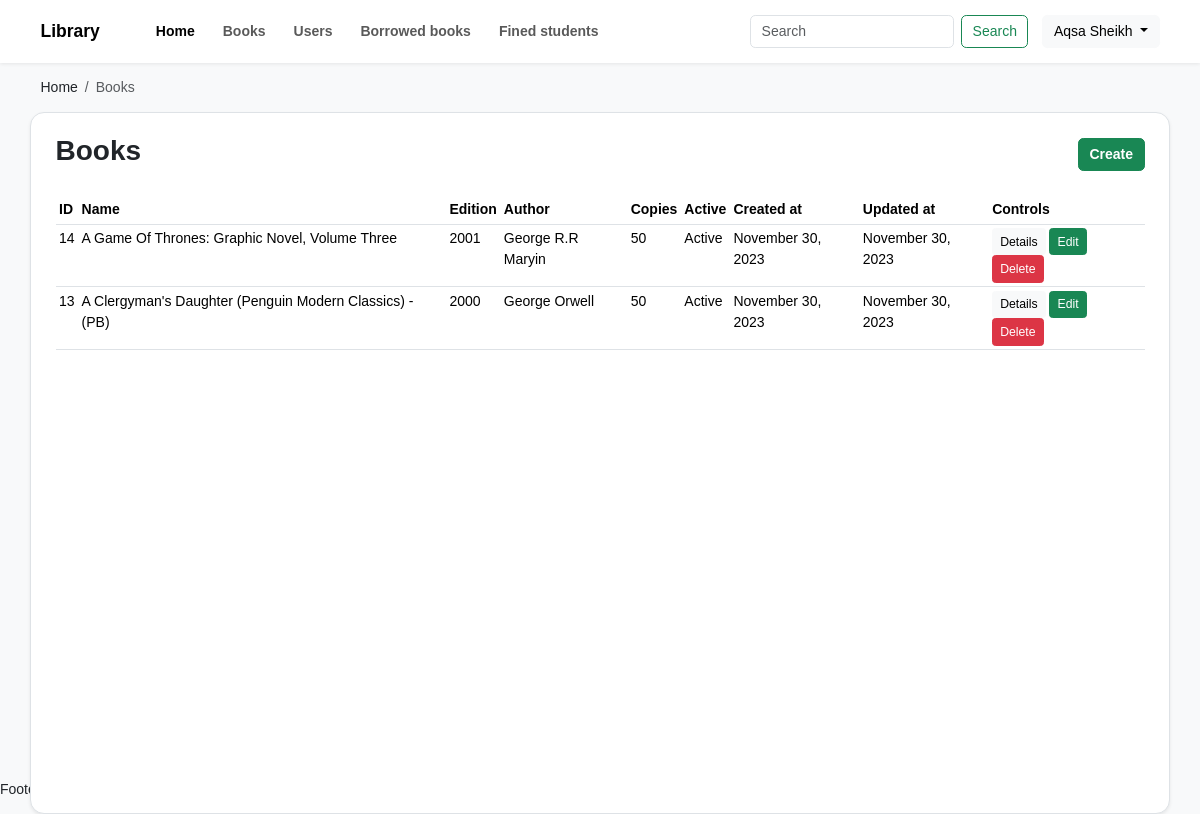
The app's page /books.php (signed in) with its own data.
### tables this page shows
CREATE TABLE `books` (
    `id` int(11) NOT NULL, `name` varchar(255) DEFAULT NULL, `edition` varchar(255) DEFAULT NULL, `author` varchar(255) DEFAULT NULL, `description` text DEFAULT NULL, `copies` int(10) DEFAULT NULL, `image` text DEFAULT NULL, `is_active` tinyint(1) DEFAULT NULL, `created_by` int(100) DEFAULT NULL, `created_at` timestamp NULL DEFAULT NULL, `updated_at` timestamp NULL DEFAULT NULL
);

### app/http.php (called while the page is built, shortened)
<?php
class http
{
    public static function input($value, $default = null)
    {
        if (isset($_GET[$value])) {
            return $_GET[$value];
        } else if (isset($_POST[$value])) {
            return $_POST[$value];
        } else if (isset($_REQUEST[$value])) {
            return $_REQUEST[$value];
        } else {
            return $default;
        }
    }
}

### modules/books.php (called while the page is built, shortened)
<?php
class books extends database
{
    public static function listing()
    {
        try {
            $search = http::input("search");
            if ($search) {
                $stmt = "SELECT * FROM books WHERE `name`
                LIKE '%{$search}%' OR `edition` LIKE '%{$search}%' OR `author` LIKE '%{$search}%' OR `description` LIKE '%{$search}%'
                ORDER BY `id` DESC";
            } else {
                $stmt = "SELECT * FROM books ORDER BY `id` DESC";
            }
            $query = parent::$con->prepare($stmt);
            $query->execute();
            $query->setFetchMode(PDO::FETCH_ASSOC);
            $data = $query->fetchAll();
            return $data;
        } catch (PDOException $e) {
            echo $e->getMessage();
        }
    }
}

### books.php (the view, shortened to what this page needs)
<!DOCTYPE html>
<html lang="en">
<head>
    <link rel="stylesheet" href="./assets/libs/bootstrap/css/bootstrap.min.css">
    <link rel="stylesheet" href="./assets/css/stylesheet.css">
</head>
<body class="bg-light h-100 d-flex flex-column">
    <main class="container h-100">
        <nav class="m-0">
            <ol class="breadcrumb">
                <li class="breadcrumb-item"><a href="home.php" class=" text-dark text-decoration-none">Home</a></li>
                <li class="breadcrumb-item active">Books</li>
            </ol>
        </nav>
        <div class="row justify-content-center h-100">
            <div class="card shadow-sm rounded-4 border">
                <div class="card-header bg-transparent border-0 pt-4 d-flex align-items-center justify-content-between">
                    <h3 class="fs-2 fw-bold">Books</h3>
                    <a href="book-create.php" class="btn btn-success fw-bold">Create</a>
                </div>
                <div class="card-body">
                    <table class="table table-sm">
                        <thead>
                            <tr>
                                <th>ID</th>
                                <th>Name</th>
                                <th>Edition</th>
                                <th>Author</th>
                                <th>Copies</th>
                                <th>Active</th>
                                <th>Created at</th>
                                <th>Updated at</th>
                                <th>Controls</th>
                            </tr>
                        </thead>
                        <tbody>
                            <?php $listing = books::listing(); ?>
                            <?php if ($listing) : ?>
                                <?php foreach ($listing as $item) : ?>
                                    <tr>
                                        <td><?= $item["id"]; ?></td>
                                        <td><?= $item["name"]; ?></td>
                                        <td><?= $item["edition"]; ?></td>
                                        <td><?= $item["author"]; ?></td>
                                        <td><?= $item["copies"]; ?></td>
                                        <td><?= utils::is_active("badge", $item["is_active"]); ?></td>
                                        <td><?= date("F d, Y", strtotime($item["created_at"])); ?></td>
                                        <td><?= date("F d, Y", strtotime($item["updated_at"])); ?></td>
                                        <td>
                                            <a href="book-details.php?id=<?= $item["id"]; ?>" class="btn btn-sm btn-light">Details</a>
                                            <a href="book-update.php?id=<?= $item["id"]; ?>" class="btn btn-sm btn-success">Edit</a>
                                            <a href="books.php?id=<?= $item["id"]; ?>" class="btn btn-sm btn-danger">Delete</a>
                                        </td>
                                    </tr>
                                <?php endforeach; ?>
                            <?php else : ?>
                                <tr>
                                    <td colspan="9" class="text-center text-danger fw-bold p-2">No records exists</td>
                                </tr>
                            <?php endif; ?>
                        </tbody>
                    </table>
                </div>
            </div>
    </main>
</body>
</html>

### app/utils.php (shortened to what this page needs)
<?php
class utils
{
    public static function is_active($type = "badge", $value = null)
    {
        if ($type == "badge") {
            echo ($value) ? "Active" : "Inactive";
        } else if ($type == "select") {
            echo ($value) ? "<option value='1' selected>Active</option><option value='0'>Inactive</option>" : "<option value='1'>Active</option><option value='0' selected>Inactive</option>";
        }
    }
    public static function component($name)
    {
        $filename =  "components/" . $name . ".php";
        if (file_exists($filename)) {
            require_once $filename;
        } else {
            die("component file not exists " . $name);
        }
    }
}

### assets/css/stylesheet.css (style rules this page uses)
* { box-sizing: border-box; }
html, body { font-family: Arial, Helvetica, sans-serif; font-size: 14px; margin: 0; padding: 0; height: 100%; }

### records on screen
books: id "14", name "A Game Of Thrones: Graphic Novel, Volume Three", edition "2001", author "George R.R Maryin", copies "50", is_active "Active", created_at "November 30, 2023", updated_at "November 30, 2023"
books: id "13", name "A Clergyman's Daughter (Penguin Modern Classics) - (PB)", edition "2000", author "George Orwell", copies "50", is_active "Active", created_at "November 30, 2023", updated_at "November 30, 2023"

### other values on screen
$GLOBALS["user"]["first_name"] "Aqsa"
$GLOBALS["user"]["last_name"] "Sheikh"
